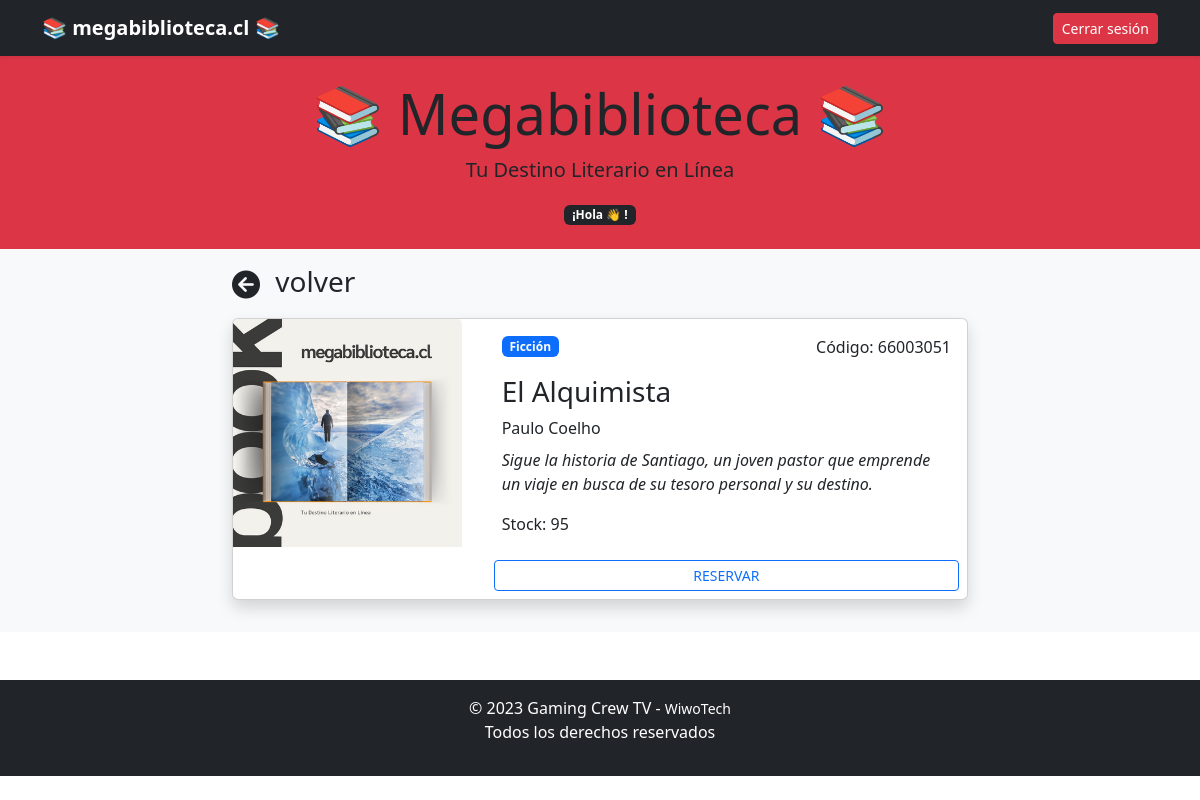
/home/libro/66003051, run on the app's committed database.
### biblioteca/models.py (models this page shows, shortened)
class Libro(models.Model):
    nombre = models.CharField(max_length=200)
    codigo = models.CharField(max_length=20, unique=True)
    descripcion = models.TextField()
    imagen = models.ImageField(upload_to='libros/', null=True, blank=True)
    categoria = models.ForeignKey(Categoria, on_delete=models.CASCADE)
    autor = models.CharField(max_length=200, null=True, blank=True)
    stock = models.IntegerField(default=1)

class Categoria(models.Model):
    nombre = models.CharField(max_length=100)
    url = models.CharField(max_length=100, null=True, blank=True)
    def __str__(self):
        return self.nombre

### biblioteca/views.py (the view)
# urls.py: path('home/libro/<codigo>', views.home_libro, name='home_libro'),
def home_libro(request, codigo):
    perfil = request.session.get('perfil')
    libro = Libro.objects.get(codigo=codigo)
    context = {
        'perfil' : perfil,
        'libro' : libro,
    }
    return render(request, 'libro.html', context)

### biblioteca/templates/libro.html (shortened to what this page needs)
{% extends 'layouts/normal/base.html' %}
{% load static %}
{% block contenido %}
  <div class="navbar navbar-dark bg-dark shadow-sm">
    <div class="container">
      <a href="#" class="navbar-brand d-flex align-items-center"><strong>📚 megabiblioteca.cl 📚</strong></a>
      <div>
        <a type="button" class="btn btn-sm btn-danger" href="{% url 'logout' %}">Cerrar sesión</a>
      </div>
    </div>
  </div>
  <main>
    <header class="bg-danger text-dark text-center py-4">
      <h1 class="display-4">📚 <strong>Megabiblioteca</strong> 📚</h1>
      <p class="lead">Tu Destino Literario en Línea</p>
      <span class="badge bg-dark">¡Hola {{ request.user.first_name }} 👋 !</span>
    </header>
    <div class="album py-3 bg-body-tertiary">
      <div class="container">
        <div class="row justify-content-center">
          <div class="col-8 mb-3">
            {% include 'partials/_back.html' with url='/home' name='volver' %}
            <div class="card shadow">
              <div class="row">
                <div class="col-md-4">
                  <img src="{% static libro.imagen %}" class="bd-placeholder-img card-img-top" width="100%" />
                </div>
                <div class="col">
                  <div class="card-body">
                    <div class="d-flex justify-content-between align-items-center">
                      <p class="badge bg-primary mb-3">{{ libro.categoria }}</p>
                      <p class="text-end">Código: {{ libro.codigo }}</p>
                    </div>
                    <h3 class="card-title">{{ libro.nombre }}</h3>
                    <p class="card-title">{{ libro.autor }}</p>
                    <p class="card-text">
                      <em>{{ libro.descripcion }}</em>
                    </p>
                    <p class="card-text">Stock: {{ libro.stock }}</p>
                  </div>
                  <div class="d-grid p-2">
                    <a href="" class="btn btn-sm btn-outline-primary">RESERVAR</a>
                  </div>
                </div>
              </div>
            </div>
          </div>
        </div>
      </div>
    </div>
  </main>
{% endblock %}

### biblioteca/templates/libro.html (style rules this page uses)
.bd-placeholder-img { font-size: 1.125rem; text-anchor: middle; -webkit-user-select: none; -moz-user-select: none; user-select: none; }

### data on the page
Libro: imagen (picture), categoria "Ficción", codigo "66003051", nombre "El Alquimista", autor "Paulo Coelho", descripcion "Sigue la historia de Santiago, un joven pastor que emprende un viaje en busca de su tesoro personal y su destino.", stock "95"

### other printed values
{{ name }} "volver"
